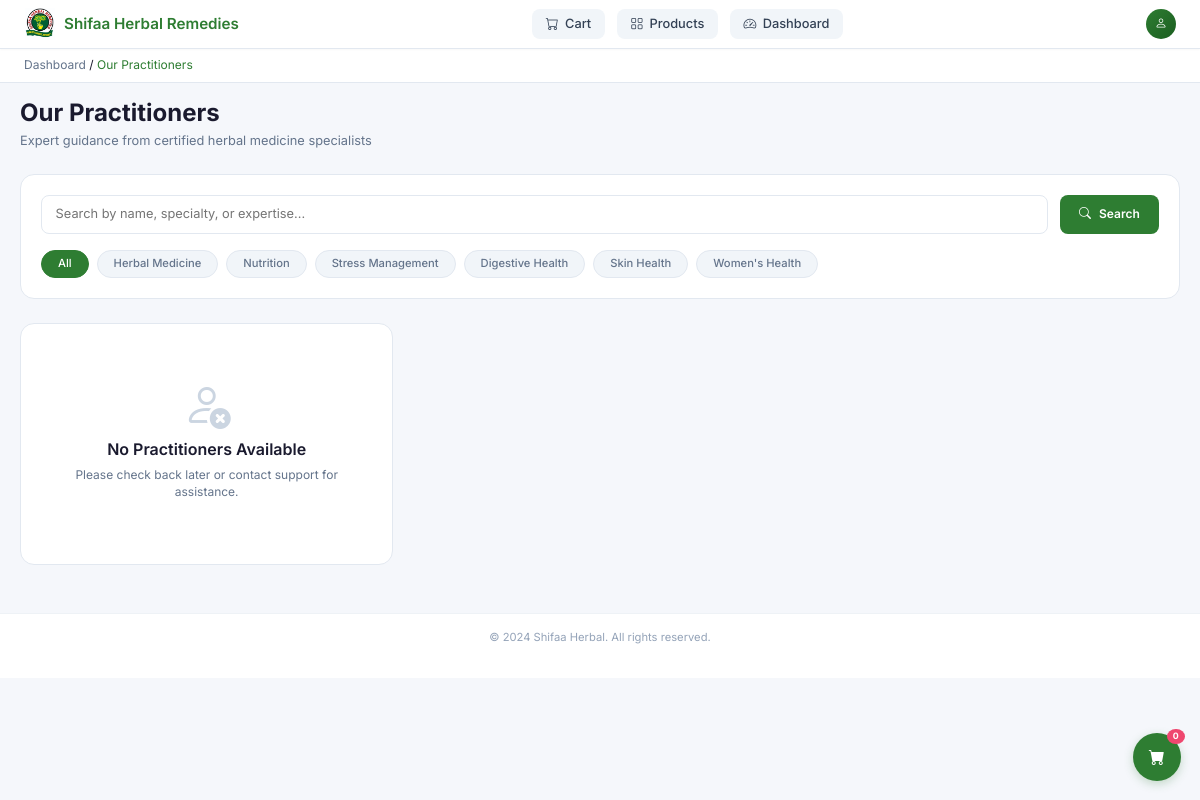
The page /practitioners on the database as committed earlier.
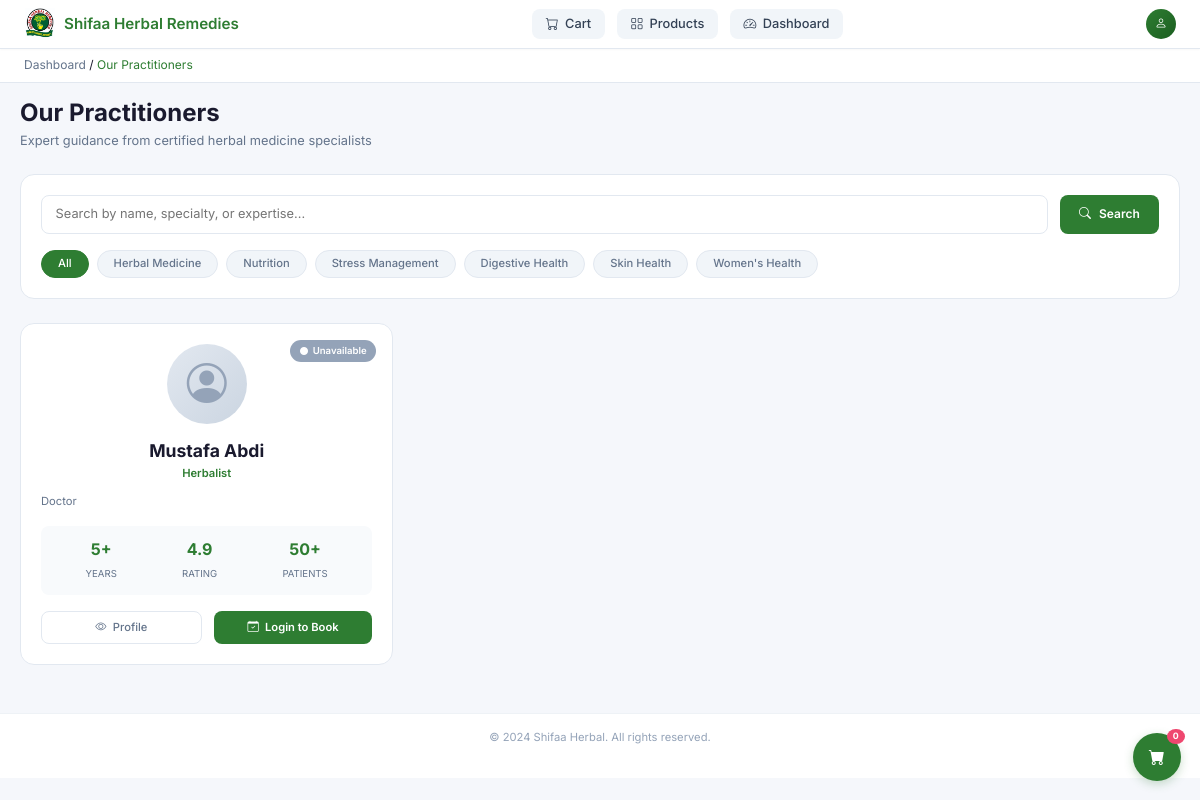
The same page on the database as committed later.
### models.py (models this page shows, shortened)
class Practitioner(db.Model):
    __tablename__ = 'practitioner'
    id = db.Column(db.Integer, primary_key=True)
    name = db.Column(db.String(100), nullable=False, index=True)  # Added index
    title = db.Column(db.String(100))
    bio = db.Column(db.Text)
    specialties = db.Column(db.String(200), index=True)  # Added index
    image_url = db.Column(db.String(500))
    email = db.Column(db.String(120), unique=True, index=True)  # Added index
    phone = db.Column(db.String(20))
    is_active = db.Column(db.Boolean, default=True, index=True)  # Added index
    created_at = db.Column(db.DateTime, default=datetime.utcnow)
    updated_at = db.Column(db.DateTime, default=datetime.utcnow, onupdate=datetime.utcnow)
    appointments = db.relationship('Appointment', backref='practitioner', lazy='dynamic')

### app.py (the view)
    @app.route("/practitioners")
    def practitioners():
        from models import Practitioner
        page = request.args.get('page', 1, type=int)
        paginated_practitioners = Practitioner.query.filter_by(is_active=True)\
            .order_by(Practitioner.name)\
            .paginate(page=page, per_page=app.config["PRODUCTS_PER_PAGE"], error_out=False)
        return render_template("user/practitioners.html",
                             practitioners=paginated_practitioners.items,
                             pagination=paginated_practitioners)

### templates/user/practitioners.html (shortened to what the changed rows need)
<!DOCTYPE html>
<html lang="en">
<head>
    <link href="https://cdn.jsdelivr.net/npm/bootstrap@5.3.0-alpha1/dist/css/bootstrap.min.css" rel="stylesheet">
    <link href="https://cdn.jsdelivr.net/npm/bootstrap-icons@1.8.1/font/bootstrap-icons.css" rel="stylesheet">
</head>
<body>
    <div class="main-container">
        <div class="page-header">
            <h1>Our Practitioners</h1>
        </div>
        <div class="practitioners-grid" id="practitionersGrid">
            {% for practitioner in practitioners %}
            <div class="practitioner-card" data-specialties="{{ practitioner.specialties|lower if practitioner.specialties else '' }}" data-name="{{ practitioner.name|lower }}" data-title="{{ practitioner.title|lower if practitioner.title else '' }}" data-bio="{{ practitioner.bio|lower if practitioner.bio else '' }}">
                <div class="card-header">
                    <div class="availability-badge {% if practitioner.available %}available{% else %}unavailable{% endif %}">
                        <i class="bi bi-circle-fill"></i>
                        {% if practitioner.available %}Available{% else %}Unavailable{% endif %}
                    </div>
                    <div class="practitioner-image">
                        {% if practitioner.image_url %}
                        <img src="{{ practitioner.image_url }}" alt="{{ practitioner.name }}">
                        {% else %}
                        <i class="bi bi-person-circle"></i>
                        {% endif %}
                    </div>
                </div>
                <div class="practitioner-info">
                    <h3 class="practitioner-name">{{ practitioner.name }}</h3>
                    <p class="practitioner-title">{{ practitioner.title or 'Herbal Medicine Specialist' }}</p>
                    {% if practitioner.bio %}
                    <p class="practitioner-bio">
                        {{ practitioner.bio[:120] }}{% if practitioner.bio|length > 120 %}...{% endif %}
                    </p>
                    {% endif %}
                    <div class="practitioner-stats">
                        <div class="stat-item">
                            <span class="stat-value">{{ practitioner.experience_years or '5+' }}</span>
                            <span class="stat-label">Years</span>
                        </div>
                        <div class="stat-item">
                            <span class="stat-value">{{ practitioner.rating or '4.9' }}</span>
                            <span class="stat-label">Rating</span>
                        </div>
                        <div class="stat-item">
                            <span class="stat-value">{{ practitioner.patients_count or '50+' }}</span>
                            <span class="stat-label">Patients</span>
                        </div>
                    </div>
                    <div class="card-actions">
                        <a href="{{ url_for('practitioner_detail', practitioner_id=practitioner.id) }}" class="btn-view">
                            <i class="bi bi-eye"></i> Profile
                        </a>
                        {% if current_user.is_authenticated %}
                        <a href="{{ url_for('book_appointment', practitioner_id=practitioner.id) }}" class="btn-book {% if not practitioner.available %}disabled{% endif %}">
                            <i class="bi bi-calendar-check"></i> Book
                        </a>
                        {% else %}
                        <a href="{{ url_for('login') }}" class="btn-book">
                            <i class="bi bi-calendar-check"></i> Login to Book
                        </a>
                        {% endif %}
                    </div>
                </div>
            </div>
            {% else %}
            <div class="empty-state">
                <i class="bi bi-person-x"></i>
                <h3>No Practitioners Available</h3>
                <p>Please check back later or contact support for assistance.</p>
            </div>
            {% endfor %}
        </div>
    </div>
</body>
</html>

Rows that differ between the two databases and show on the page:
added Practitioner: name "Mustafa Abdi", title "Herbalist", bio "Doctor", experience_years "5+", rating "4.9", patients_count "50+"
Other text that changed with them:
text no longer shown: "No Practitioners Available Please check back later or contact support for assistance."
